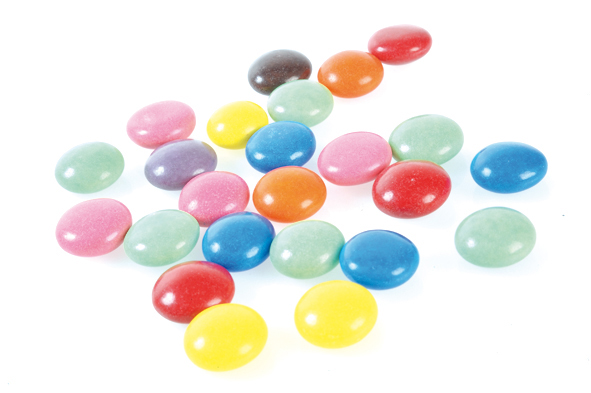
#> input picture Task-2/Masking/Rainbow-Gems.jpg, 591 x 393 px
$ python masking.py
#> lines starting #> are read from the running program, lines starting #| are printed output that depends on the picture; after the words box and inside, x2 and y2 are one past the last pixel; in counts of white or black regions, pixels touching at a corner belong together
'''
***************************************************************************************
*
*                   IMAGE PROCESSING ( MASKING OPERATION )
*
*
*  TEAM MEMBERS : NIHARIKA JAYANTHI, DHEERAJ KAMATH
*
*  MENTOR : SANAM SHAKYA
*
*  FILENAME : MASKING.PY
*
*  THEME : DEVELOP MODULES FOR IMAGE PROCESSING AND ROBOT LOCALISATION USING MARKERS
*
*  FUNCTIONS : cv2.inRange(), cv2.cvtColor(), cv2.bitwise_and(), cv2.threshold()
*
*  GLOBAL VARIABLES : NONE
*
***************************************************************************************
'''

#####################################################

import cv2                        #Import OpenCV
import numpy as np                #Import Numpy


############ Reading the image ######################
img = cv2.imread('Rainbow-Gems.jpg')
#> img is the input picture: shape (393, 591, 3); mean B, G, R 225.5, 230.8, 234.9


############### Blue Mask ###########################
'''
* FUNCTION NAME  : cv2.inRange()
* INPUT          : Input is source image.
* OUTPUT         : A image in which the hsv values of the pixels lying in the defined range
                   will be extracted and displayed.
* LOGIC          : It displys only those values of the pixels which lie in the range specified
* EXAMPLE CALL   : mask = cv2.inRange(hsv, lower_range, upper_range)
* ADDITIONAL INFO: The HSV values are calculated by using a color pic tool. Refer the documentation
                   for further information.

'''
lower_blue = np.array([95,60,60])            #First set of Pixel values/ hsv values
upper_blue = np.array([150,255,255])         #Second set of Pixel values/ hsv values

'''
For masking we need a hsv image. Hence we use the function cv2.cvtColor(img,cv2.COLOR_BGR2HSV)
This converts the source image to hsv.
'''

hsv = cv2.cvtColor(img,cv2.COLOR_BGR2HSV)
#> hsv: shape (393, 591, 3); mean H, S, V 36.5, 35.1, 245.9
mask = cv2.inRange(hsv, lower_blue, upper_blue)
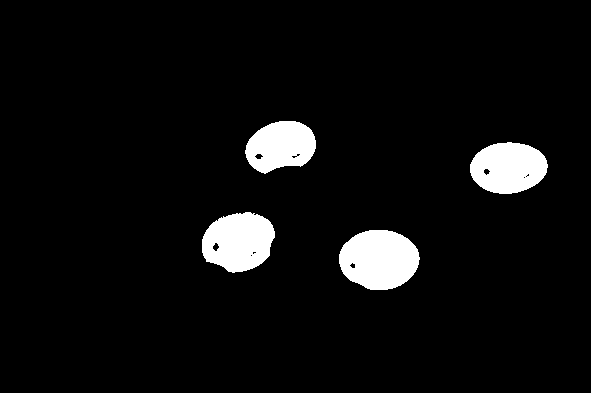
#> mask: shape (393, 591); 5.6% white; 4 white regions, box (x1, y1, x2, y2) and area: (339, 230, 420, 290) 3774, (202, 212, 275, 273) 3335, (470, 142, 548, 194) 3107, (245, 121, 316, 174) 2736
res = cv2.bitwise_and(img,img, mask = mask)       #It AND's the source image and the masked image to give the colored image
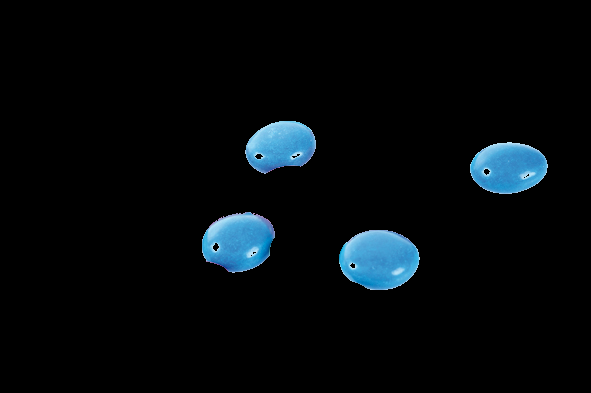
#> res: shape (393, 591, 3); mean B, G, R 11.9, 9.2, 4.4
cv2.imshow('res', res)

cv2.waitKey(5000)
cv2.destroyAllWindows()
